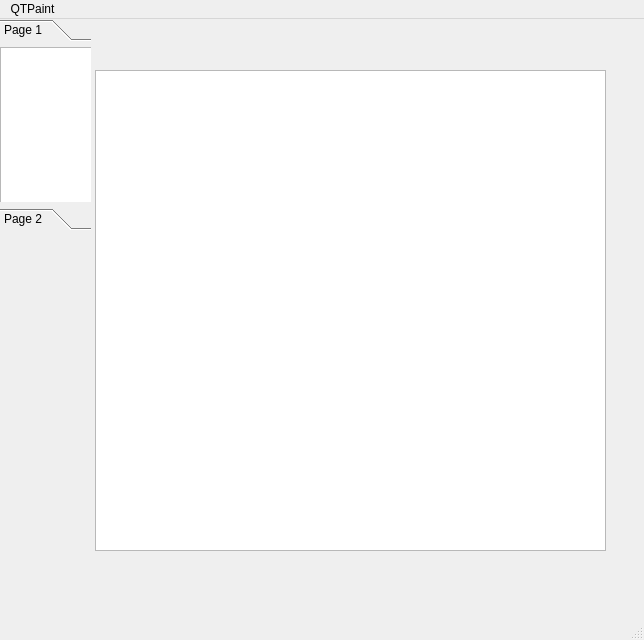
<?xml version="1.0" encoding="UTF-8"?>
<ui version="4.0">
 <class>MainWindow</class>
 <widget class="QMainWindow" name="MainWindow">
  <property name="geometry">
   <rect>
    <x>0</x>
    <y>0</y>
    <width>644</width>
    <height>640</height>
   </rect>
  </property>
  <property name="windowTitle">
   <string>MainWindow</string>
  </property>
  <widget class="QWidget" name="centralwidget">
   <widget class="QTextBrowser" name="textBrowser">
    <property name="geometry">
     <rect>
      <x>95</x>
      <y>51</y>
      <width>511</width>
      <height>481</height>
     </rect>
    </property>
   </widget>
   <widget class="QToolBox" name="toolBox">
    <property name="geometry">
     <rect>
      <x>0</x>
      <y>0</y>
      <width>91</width>
      <height>211</height>
     </rect>
    </property>
    <property name="currentIndex">
     <number>0</number>
    </property>
    <widget class="QWidget" name="Colors">
     <property name="geometry">
      <rect>
       <x>0</x>
       <y>0</y>
       <width>91</width>
       <height>157</height>
      </rect>
     </property>
     <attribute name="label">
      <string>Page 1</string>
     </attribute>
     <widget class="QListWidget" name="listWidget">
      <property name="geometry">
       <rect>
        <x>0</x>
        <y>0</y>
        <width>256</width>
        <height>192</height>
       </rect>
      </property>
     </widget>
     <widget class="QWidget" name="gridLayoutWidget">
      <property name="geometry">
       <rect>
        <x>0</x>
        <y>-1</y>
        <width>91</width>
        <height>151</height>
       </rect>
      </property>
      <layout class="QGridLayout" name="gridLayout"/>
     </widget>
    </widget>
    <widget class="QWidget" name="Brushes">
     <property name="geometry">
      <rect>
       <x>0</x>
       <y>0</y>
       <width>91</width>
       <height>157</height>
      </rect>
     </property>
     <attribute name="label">
      <string>Page 2</string>
     </attribute>
     <widget class="QListView" name="listView">
      <property name="geometry">
       <rect>
        <x>0</x>
        <y>0</y>
        <width>256</width>
        <height>192</height>
       </rect>
      </property>
     </widget>
     <widget class="QWidget" name="gridLayoutWidget_2">
      <property name="geometry">
       <rect>
        <x>0</x>
        <y>-1</y>
        <width>91</width>
        <height>161</height>
       </rect>
      </property>
      <layout class="QGridLayout" name="gridLayout_2"/>
     </widget>
    </widget>
   </widget>
  </widget>
  <widget class="QStatusBar" name="statusbar"/>
  <widget class="QMenuBar" name="menubar">
   <property name="geometry">
    <rect>
     <x>0</x>
     <y>0</y>
     <width>644</width>
     <height>21</height>
    </rect>
   </property>
   <widget class="QMenu" name="menuQTPaint">
    <property name="title">
     <string>QTPaint</string>
    </property>
   </widget>
   <addaction name="menuQTPaint"/>
  </widget>
 </widget>
 <resources/>
 <connections/>
</ui>
